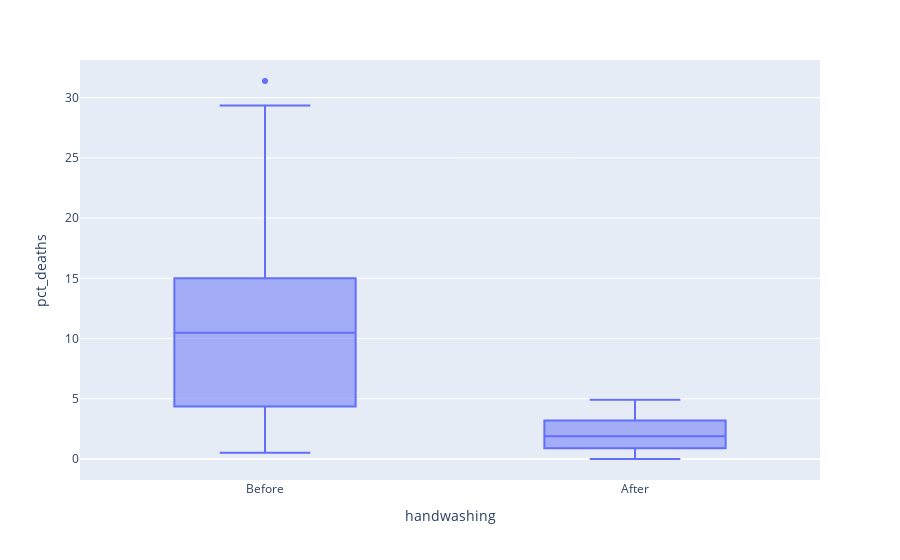

This figure's notebook cell:
### Code cell
fig = px.box(df_monthly, x="handwashing", y="pct_deaths")
fig.show()

### Figure 1 — Plotly figure (JSON) as saved in the notebook; plotly's stock layout.template omitted (floating-point values rounded to 4 significant figures)
{"data": [{"alignmentgroup": "True", "hovertemplate": "handwashing=%{x}<br>pct_deaths=%{y}<extra></extra>", "legendgroup": "", "marker": {"color": "#636efa"}, "name": "", "notched": false, "offsetgroup": "", "orientation": "v", "showlegend": false, "type": "box", "x": ["Before", "Before", "Before", "Before", "Before", "Before", "Before", "Before", "Before", "Before", "Before", "Before", "Before", "Before", "Before", "Before", "Before", "Before", "Before", "Before", "Before", "Before", "Before", "Before", "Before", "Before", "Before", "Before", "Before", "Before", "Before", "Before", "Before", "Before", "Before", "Before", "Before", "Before", "Before", "Before", "Before", "Before", "Before", "Before", "Before", "Before", "Before", "Before", "Before", "Before", "Before", "Before", "Before", "Before", "Before", "Before", "Before", "Before", "Before", "Before", "Before", "Before", "Before", "Before", "Before", "Before", "Before", "Before", "Before", "Before", "Before", "Before", "Before", "Before", "Before", "Before", "Before", "After", "After", "After", "After", "After", "After", "After", "After", "After", "After", "After", "After", "After", "After", "After", "After", "After", "After", "After", "After", "After"], "x0": " ", "xaxis": "x", "y": [14.57, 7.531, 4.332, 1.569, 0.7843, 5, 8.421, 1.351, 1.878, 11.02, 22.55, 20.85, 12.22, 10.23, 10.74, 3.226, 6.593, 20.78, 25.46, 18.39, 29.34, 22.97, 31.38, 19.12, 15.97, 12.41, 11.93, 6.098, 4.082, 0.5236, 1.554, 2.262, 17.6, 7.143, 8.051, 15.16, 11.28, 17.03, 17.31, 5.833, 2.679, 4.369, 6.32, 1.224, 3.226, 11.02, 10.55, 7.591, 4.745, 4.452, 4.231, 4.392, 7.143, 6.122, 3.586, 10.55, 14.84, 10.94, 10.49, 13.39, 18.09, 15.43, 18.97, 13.44, 10.15, 13.1, 18.06, 14.39, 14.96, 10.77, 5.369, 3.215, 1.923, 3.607, 18.27, 12.24, 2.239, 1.2, 1.894, 4.58, 3.957, 4.472, 2.93, 3.534, 0.6873, 0, 0.6557, 0.9585, 1.136, 0.3717, 0, 0.9615, 2.341, 2.903, 1.34, 2.233, 3.085, 4.926], "y0": " ", "yaxis": "y"}], "layout": {"boxmode": "group", "legend": {"tracegroupgap": 0}, "margin": {"t": 60}, "xaxis": {"anchor": "y", "domain": [0, 1], "title": {"text": "handwashing"}}, "yaxis": {"anchor": "x", "domain": [0, 1], "title": {"text": "pct_deaths"}}}}
